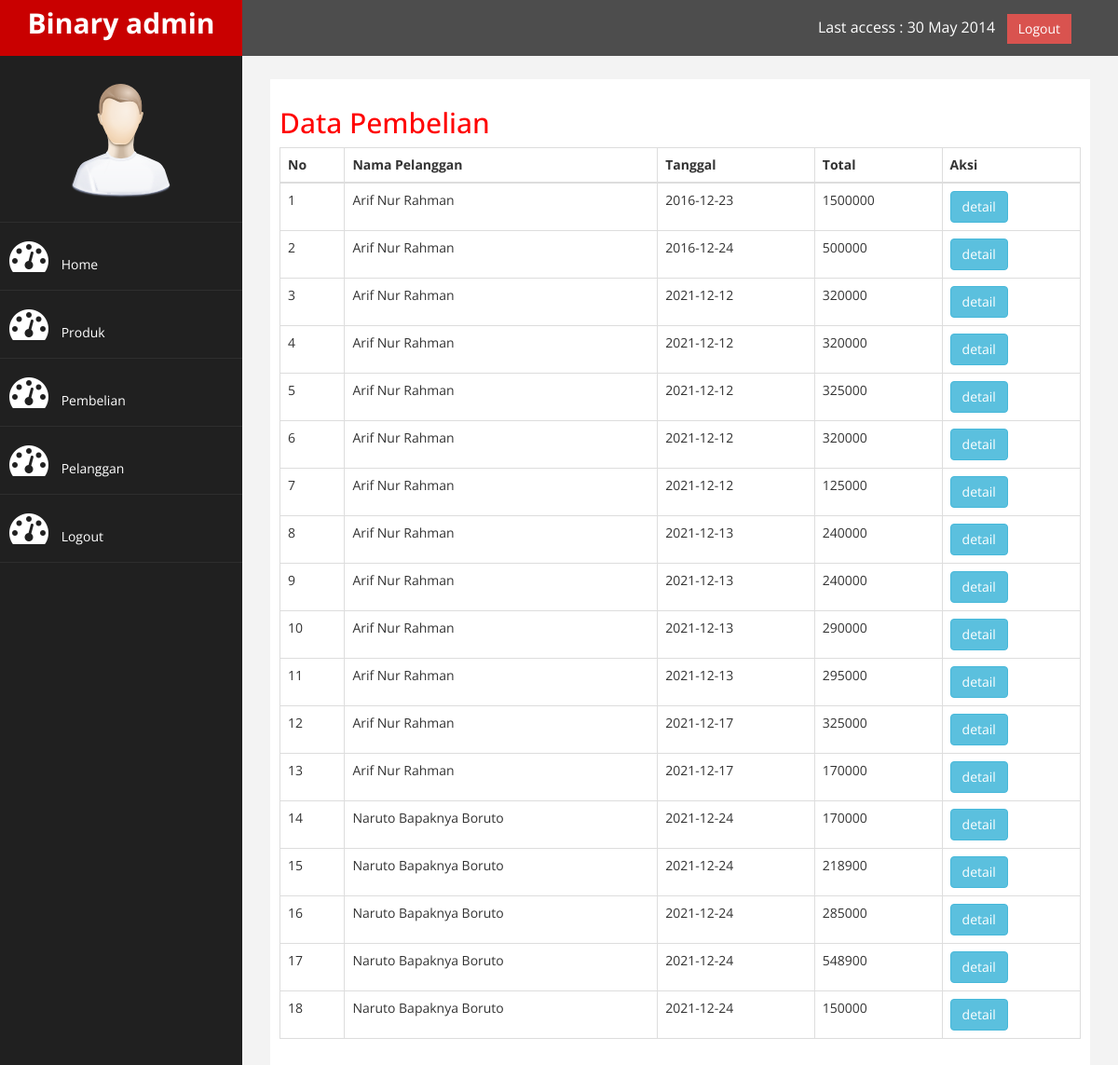
The page /kembang/admin/index.php?halaman=pembelian (signed in) on the database its author committed.
### tables this page shows
CREATE TABLE `pembelian` (
  `id_pembelian` int(11) NOT NULL,
  `id_pelanggan` int(11) NOT NULL,
  `id_ongkir` int(11) NOT NULL,
  `tanggal_pembelian` date NOT NULL,
  `total_pembelian` int(11) NOT NULL,
  `nama_kota` varchar(100) NOT NULL,
  `tarif` int(11) NOT NULL,
  `alamat_pengiriman` text NOT NULL
);

CREATE TABLE `pelanggan` (
  `id_pelanggan` int(11) NOT NULL,
  `email_pelanggan` varchar(100) NOT NULL,
  `password_pelanggan` varchar(50) NOT NULL,
  `nama_pelanggan` varchar(100) NOT NULL,
  `telepon_pelanggan` varchar(25) NOT NULL
);

### kembang/admin/pembelian.php (the view)
<h2>Data Pembelian</h2>
<table class="table table-bordered">
    <thead>
        <tr>
            <th>No</th>
            <th>Nama Pelanggan</th>
            <th>Tanggal</th>
            <th>Total</th>
            <th>Aksi</th>
        </tr>
    </thead>
    <body>
        <?php $nomor=1; ?>
        <?php $ambil=$koneksi->query("select * from pembelian join pelanggan on pembelian.
            id_pelanggan=pelanggan.id_pelanggan"); ?>
        <?php while($pecah = $ambil->fetch_assoc()){ ?>
        <tr>
            <td><?php echo $nomor; ?></td>
            <td><?php echo $pecah['nama_pelanggan']; ?></td>
            <td><?php echo $pecah['tanggal_pembelian']; ?></td>
            <td><?php echo $pecah['total_pembelian']; ?></td>
            <td>
                <a href="index.php?halaman=detail&id=<?php echo $pecah['id_pembelian']; ?>
                " class="btn btn-info">detail</a>
            </td>
        </tr>
        <?php $nomor++; ?>
        <?php } ?>
    </body>
</table>

### kembang/admin/assets/css/custom.css (style rules this page uses)
body { font-family: 'Open Sans', sans-serif; }
h2 { color: #f00; }

### rows shown on the page
pembelian: id_pelanggan.nama_pelanggan "Arif Nur Rahman", tanggal_pembelian "2016-12-23", total_pembelian "1500000"
pembelian: id_pelanggan.nama_pelanggan "Arif Nur Rahman", tanggal_pembelian "2016-12-24", total_pembelian "500000"
pembelian: id_pelanggan.nama_pelanggan "Arif Nur Rahman", tanggal_pembelian "2021-12-12", total_pembelian "320000"
pembelian: id_pelanggan.nama_pelanggan "Arif Nur Rahman", tanggal_pembelian "2021-12-12", total_pembelian "320000"
pembelian: id_pelanggan.nama_pelanggan "Arif Nur Rahman", tanggal_pembelian "2021-12-12", total_pembelian "325000"
pembelian: id_pelanggan.nama_pelanggan "Arif Nur Rahman", tanggal_pembelian "2021-12-12", total_pembelian "320000"
pembelian: id_pelanggan.nama_pelanggan "Arif Nur Rahman", tanggal_pembelian "2021-12-12", total_pembelian "125000"
pembelian: id_pelanggan.nama_pelanggan "Arif Nur Rahman", tanggal_pembelian "2021-12-13", total_pembelian "240000"
pembelian: id_pelanggan.nama_pelanggan "Arif Nur Rahman", tanggal_pembelian "2021-12-13", total_pembelian "240000"
pembelian: id_pelanggan.nama_pelanggan "Arif Nur Rahman", tanggal_pembelian "2021-12-13", total_pembelian "290000"
pembelian: id_pelanggan.nama_pelanggan "Arif Nur Rahman", tanggal_pembelian "2021-12-13", total_pembelian "295000"
pembelian: id_pelanggan.nama_pelanggan "Arif Nur Rahman", tanggal_pembelian "2021-12-17", total_pembelian "325000"
pembelian: id_pelanggan.nama_pelanggan "Arif Nur Rahman", tanggal_pembelian "2021-12-17", total_pembelian "170000"
pembelian: id_pelanggan.nama_pelanggan "Naruto Bapaknya Boruto", tanggal_pembelian "2021-12-24", total_pembelian "170000"
pembelian: id_pelanggan.nama_pelanggan "Naruto Bapaknya Boruto", tanggal_pembelian "2021-12-24", total_pembelian "218900"
pembelian: id_pelanggan.nama_pelanggan "Naruto Bapaknya Boruto", tanggal_pembelian "2021-12-24", total_pembelian "285000"
pembelian: id_pelanggan.nama_pelanggan "Naruto Bapaknya Boruto", tanggal_pembelian "2021-12-24", total_pembelian "548900"
pembelian: id_pelanggan.nama_pelanggan "Naruto Bapaknya Boruto", tanggal_pembelian "2021-12-24", total_pembelian "150000"
